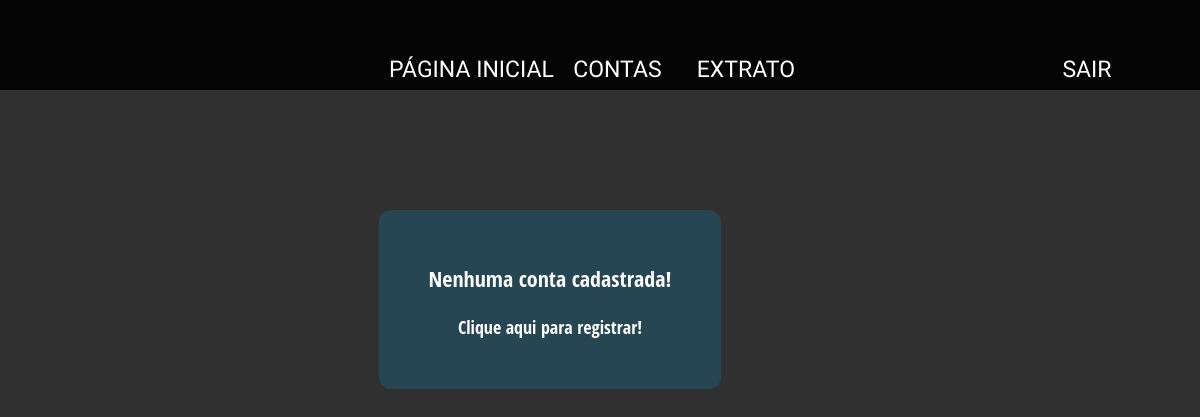
The page /accounts/?account=0001 (signed in) on the database as committed earlier.
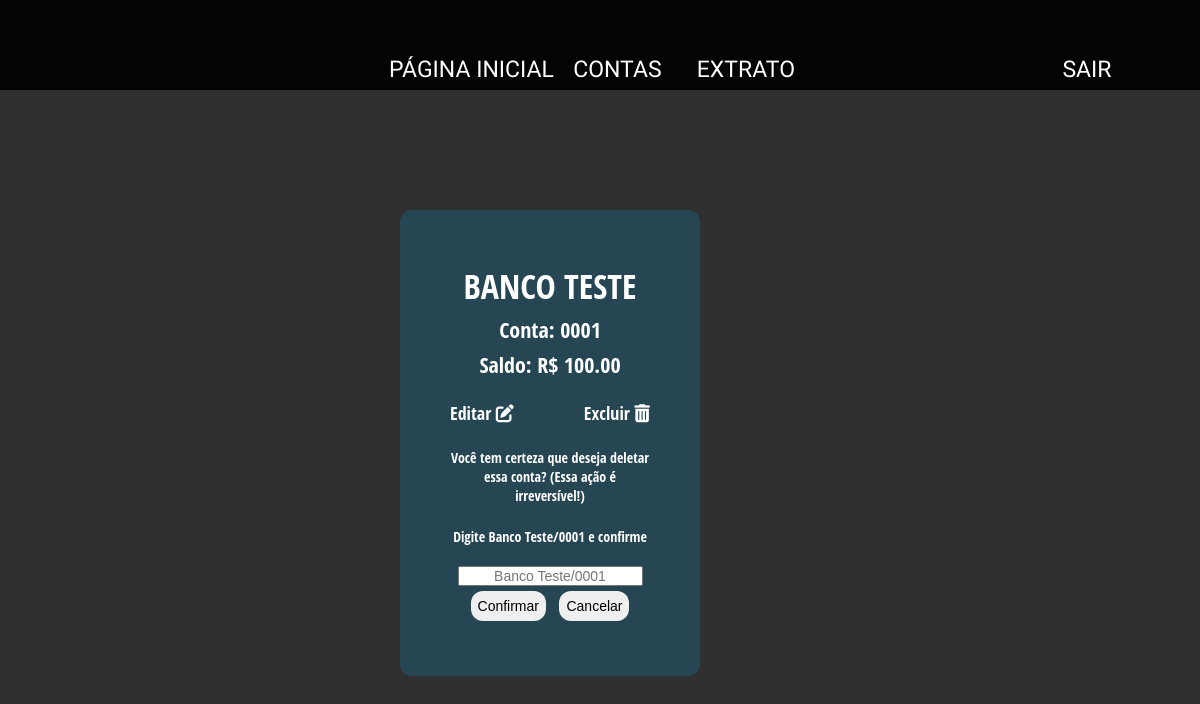
The same page on the database as committed later.
### core/models.py (models this page shows, shortened)
class totalBalance(models.Model):
  account = models.CharField(max_length=8,
                             verbose_name="Conta",
                             primary_key=True)
  bank = models.CharField(max_length=100,
                          verbose_name="Banco",
                          )
  balance = models.DecimalField(max_digits=20,
                                decimal_places=2,
                                verbose_name="Saldo",
                                )
  register_date = models.DateTimeField(auto_now=True,
                                       verbose_name="Inserido em")
  user = models.ForeignKey(User, on_delete=models.CASCADE)
  class Meta:
    db_table = 'totalBalance'

### core/views.py (the view)
# urls.py: path('accounts/', views.accounts, name='accounts'),
@login_required(login_url="/login/")
def accounts(request):
    user = request.user
    registered_accounts = totalBalance.objects.filter(user=user)
    data = request.GET.get('account')
    if data:
        messages.warning(request, 'Você tem certeza que deseja deletar essa conta? (Essa ação é irreversível!)')
    context = {
        'accounts': registered_accounts,
        'data': data,
    }
    return render(request, 'accounts.html', context=context)

### core/templates/accounts.html
{% extends "base.html" %}
{% block content %}
<div class="content">
    <div class="box">
        {% if not accounts %}
            <div class="box-content">
                <p>Nenhuma conta cadastrada!</p>
                <div class="box-subcontent center effect-hover">
                    <a href="{% url 'new_account' %}" >
                        <span>
                            Clique aqui para registrar!
                        </span>
                    </a>
                </div>
            </div>
        {% endif %}
        {% for account in accounts %}
        <div class="box-content">
            <h1>{{ account.bank }}</h1>
            <p>Conta: {{ account.account }}</p>
            <p>Saldo: R$ {{ account.balance }}</p>
            <div class="box-subcontent">
                <a href="{% url 'edit_account' account=account.account %}">
                    <span class="edit-account">
                        Editar
                        <i class="fas fa-edit"></i>
                    </span>
                </a>
                <a href="{% url 'accounts' %}?account={{ account.account }}">
                    <span class="delete-account">
                        Excluir
                        <i class="fas fa-trash-alt"></i>
                    </span>
                </a>
            </div>
            {% if account.account == data %}
                {% if messages %}
                <div class="message info sm">
                    {% for message in messages %}
                    <p> {{ message }}</p>
                    <form action="delete/{{ account.account }}" method="POST">{% csrf_token %}
                    <span>
                        Digite <b>{{account.bank}}/{{account.account}}</b> e confirme
                    </span>
                    <input
                        type="text"
                        name="text-delete-confirm"
                        id="text-delete-confirm" placeholder="{{ account.bank }}/{{ account.account }}"
                        >
                    <button type="submit" class="btn">
                        Confirmar
                    </button>
                    <a href="{% url 'accounts' %}">
                        <button type="button" class="btn">
                            Cancelar
                        </button>
                    </a>
                    </form>
                </div>
                    {% endfor %}
                {% endif %}
            {% endif %}
        </div>
        {% endfor %}
    </div>
</div>
{% endblock %}

### core/templates/base.html (shortened to what this page needs)
<!DOCTYPE html>
<html lang="en">
  <head>
    {% load static %}
    <link rel="stylesheet" href="{% static 'css/styles.css' %}">
    {% load custom_tags %}
  </head>
  <body>
    <nav class="navbar">
      <div class="navbar-nav">
        <ul>
          <li>
            <a href="{% url 'index' %}">Página Inicial</a>
          </li>
          <li>
            <div class="dropdown">
              <button class="dropbtn">Contas</button>
            </div>
          </li>
          <li>
            <a href="">Extrato</a>
          </li>
          <li>
            <a href="{% url 'logout' %}">Sair</a>
          </li>
        </ul>
      </div>
    </nav>
    <div class="main">
      {% block content %} {% endblock %}
    </div>
  </body>
</html>

### core/static/css/styles.css (style rules this page uses)
* { box-sizing: border-box; text-decoration: none; padding: 0; margin: 0; }
html { font-size: 62.5%; text-decoration: none; background-color: #303030; font-family: "Open Sans Condensed"; }
a:link { text-decoration: none; }
.main { margin-top: 5rem; color: #E0E0E0; text-align: center; }

### core/static/css/navbar.css (style rules this page uses)
.navbar-nav { text-align: center; padding-top: 5rem; }
.navbar { background: #040404; }
nav ul li { display: inline-block; min-width: 13rem; margin-left: -.2rem; margin-right: -.2rem; height: 4rem; line-height: 4rem; background: transparent; transition: all .1s linear; }
nav ul li { font-family: 'Exo 2', sans-serif; font-weight: 200; font-size: 2.3rem; text-transform: uppercase; }
nav ul li a { text-decoration: none; color: #FFF; }
nav ul li:last-child { position: absolute; right: 5rem; border:0; }

### core/static/css/content.css (style rules this page uses)
.content { display: flex; justify-content: center; align-content: center; margin: 5rem 15em 5rem 5rem; text-align: center; border-radius: 2rem; color: #E0E0E0; }
.content > * { padding: 2rem; margin: 0 2rem 0 2rem; }

### core/static/css/texts.css (style rules this page uses)
h1 { font-size: 3.4rem; padding:.25rem 0 .25rem 0; text-transform: uppercase; }
p { font-size: 2.2rem; padding: .25rem 0 .25rem 0; }

### core/static/css/forms.css (style rules this page uses)
.info * { margin-top: 2rem; font-size: 14px !important; }
.sm { max-width: 20rem; }
.btn { padding: 0.7rem; margin: 0.5rem;; border: none; border-radius: 12px; cursor: pointer; }
input { text-align: center; }

### core/static/css/dropdown.css (style rules this page uses)
.dropbtn { background: #040404; font-family: 'Exo 2', sans-serif; font-weight: 200; font-size: 2.3rem; text-transform: uppercase; color: white; border: none; cursor: pointer; }
.dropdown { position: relative; display: inline-block; }

### core/static/css/card-box.css (style rules this page uses)
.box { display: flex; flex-wrap: wrap; align-content: space-between; }
.box-content { display: flex; flex-wrap: wrap; flex-direction: column; margin: 5rem; padding: 5rem; background-color: #264653; color: white; border-radius: 1.2rem; align-self: center; }
.box-subcontent { display: flex; align-content: flex-end; justify-content: space-between; position: relative; color: white; }
.box-subcontent a { font-size: 1.8rem; margin-top: 2rem; color: white; }

Rows that differ between the two databases and show on the page:
added totalBalance: bank "BANCO TESTE", account "0001", balance "100.00", messages "Você tem certeza que deseja deletar essa conta? (Essa ação é irreversível!)", bank "Banco Teste", account "0001", text-delete-confirm "Banco Teste/0001"
Other text that changed with them:
text no longer shown: "Nenhuma conta cadastrada! Clique aqui para registrar!"
